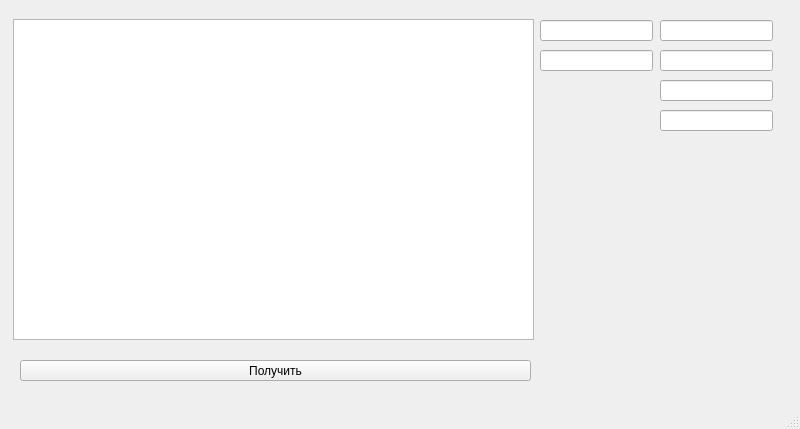
<?xml version="1.0" encoding="UTF-8"?>
<ui version="4.0">
 <class>MainWindow</class>
 <widget class="QMainWindow" name="MainWindow">
  <property name="geometry">
   <rect>
    <x>0</x>
    <y>0</y>
    <width>800</width>
    <height>429</height>
   </rect>
  </property>
  <property name="windowTitle">
   <string>MainWindow</string>
  </property>
  <widget class="QWidget" name="centralwidget">
   <widget class="QPlainTextEdit" name="plainTextEdit">
    <property name="geometry">
     <rect>
      <x>13</x>
      <y>19</y>
      <width>521</width>
      <height>321</height>
     </rect>
    </property>
   </widget>
   <widget class="QLineEdit" name="lineEdit">
    <property name="geometry">
     <rect>
      <x>540</x>
      <y>20</y>
      <width>113</width>
      <height>21</height>
     </rect>
    </property>
   </widget>
   <widget class="QLineEdit" name="lineEdit_2">
    <property name="geometry">
     <rect>
      <x>540</x>
      <y>50</y>
      <width>113</width>
      <height>21</height>
     </rect>
    </property>
   </widget>
   <widget class="QPushButton" name="pushButton">
    <property name="geometry">
     <rect>
      <x>20</x>
      <y>360</y>
      <width>511</width>
      <height>21</height>
     </rect>
    </property>
    <property name="text">
     <string>Получить</string>
    </property>
   </widget>
   <widget class="QLineEdit" name="lineEdit_3">
    <property name="geometry">
     <rect>
      <x>660</x>
      <y>20</y>
      <width>113</width>
      <height>21</height>
     </rect>
    </property>
   </widget>
   <widget class="QLineEdit" name="lineEdit_4">
    <property name="geometry">
     <rect>
      <x>660</x>
      <y>50</y>
      <width>113</width>
      <height>21</height>
     </rect>
    </property>
   </widget>
   <widget class="QLineEdit" name="lineEdit_5">
    <property name="geometry">
     <rect>
      <x>660</x>
      <y>80</y>
      <width>113</width>
      <height>21</height>
     </rect>
    </property>
   </widget>
   <widget class="QLineEdit" name="lineEdit_6">
    <property name="geometry">
     <rect>
      <x>660</x>
      <y>110</y>
      <width>113</width>
      <height>21</height>
     </rect>
    </property>
   </widget>
  </widget>
  <widget class="QMenuBar" name="menubar">
   <property name="geometry">
    <rect>
     <x>0</x>
     <y>0</y>
     <width>800</width>
     <height>20</height>
    </rect>
   </property>
  </widget>
  <widget class="QStatusBar" name="statusbar"/>
 </widget>
 <resources/>
 <connections/>
</ui>
